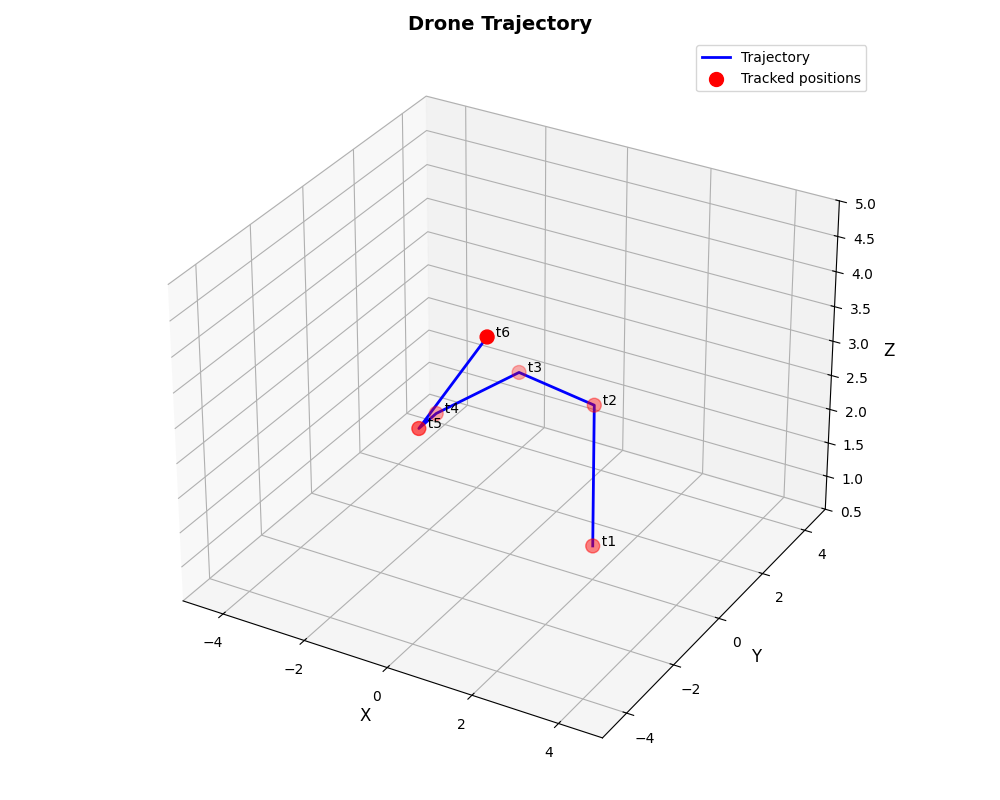

Python code for this plot:
import numpy as np
import matplotlib.pyplot as plt

#positions
P = np.array([
    [2, 0, 1],
    [1.08, 1.68, 2.38],
    [-0.83, 1.82, 2.49],
    [-1.97, 0.28, 2.15],
    [-1.31, -1.51, 2.59],
    [0.57, -1.91, 4.32]
])

#times
T = np.array([1, 2, 3, 4, 5, 6])

#getting the x, y, z coordinates
x = P[:, 0]
y = P[:, 1]
z = P[:, 2]

#3D plot
fig = plt.figure(figsize=(10, 8))
ax = fig.add_subplot(111, projection='3d')
ax.set_xlim(-5, 5)
ax.set_ylim(-5, 5)
ax.set_zlim(0.5, 5)

#the trajectory (line connecting the position points)
ax.plot(x, y, z, 'b-', linewidth=2, label='Trajectory')

#plotting the points
ax.scatter(x, y, z, c='r', marker='o', s=100, label='Tracked positions')

#labels for each point
for i in range(len(T)):
    ax.text(x[i], y[i], z[i], f'  t{T[i]}', fontsize=10)


#Labels and title
ax.set_xlabel('X', fontsize=12)
ax.set_ylabel('Y', fontsize=12)
ax.set_zlabel('Z', fontsize=12)
ax.set_title('Drone Trajectory', fontsize=14, fontweight='bold')


ax.legend()


ax.grid(True)


plt.tight_layout()
plt.savefig('drone_trajectory.png')
plt.show()
